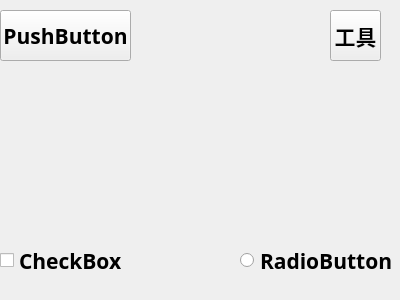
<?xml version="1.0" encoding="UTF-8"?>
<ui version="4.0">
 <class>Widget</class>
 <widget class="QWidget" name="Widget">
  <property name="geometry">
   <rect>
    <x>0</x>
    <y>0</y>
    <width>400</width>
    <height>300</height>
   </rect>
  </property>
  <property name="windowTitle">
   <string>Widget</string>
  </property>
  <widget class="QCheckBox" name="checkBox">
   <property name="geometry">
    <rect>
     <x>0</x>
     <y>240</y>
     <width>161</width>
     <height>41</height>
    </rect>
   </property>
   <property name="font">
    <font>
     <family>Aharoni</family>
     <pointsize>16</pointsize>
     <weight>75</weight>
     <bold>true</bold>
    </font>
   </property>
   <property name="text">
    <string>CheckBox</string>
   </property>
  </widget>
  <widget class="QPushButton" name="pushButton">
   <property name="geometry">
    <rect>
     <x>0</x>
     <y>10</y>
     <width>131</width>
     <height>51</height>
    </rect>
   </property>
   <property name="font">
    <font>
     <family>Aharoni</family>
     <pointsize>16</pointsize>
     <weight>75</weight>
     <bold>true</bold>
    </font>
   </property>
   <property name="text">
    <string>PushButton</string>
   </property>
  </widget>
  <widget class="QToolButton" name="toolButton">
   <property name="geometry">
    <rect>
     <x>330</x>
     <y>10</y>
     <width>51</width>
     <height>51</height>
    </rect>
   </property>
   <property name="font">
    <font>
     <family>微软雅黑</family>
     <pointsize>16</pointsize>
     <weight>75</weight>
     <bold>true</bold>
    </font>
   </property>
   <property name="text">
    <string>工具</string>
   </property>
  </widget>
  <widget class="QRadioButton" name="radioButton">
   <property name="geometry">
    <rect>
     <x>240</x>
     <y>240</y>
     <width>151</width>
     <height>41</height>
    </rect>
   </property>
   <property name="font">
    <font>
     <family>Aharoni</family>
     <pointsize>16</pointsize>
     <weight>75</weight>
     <bold>true</bold>
    </font>
   </property>
   <property name="text">
    <string>RadioButton</string>
   </property>
  </widget>
 </widget>
 <layoutdefault spacing="6" margin="11"/>
 <resources/>
 <connections/>
</ui>
